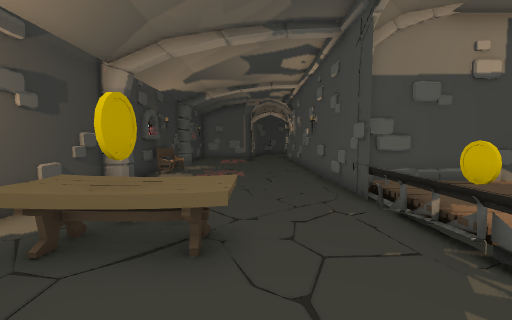
View 1 (above)

15 first-person views from a walk through a 3-D level made in the Unity game engine. The camera is 1.4 m above the floor, tilts 4° down and sees 90° across. The floor is counted in squares, 1 m on a side. Each view is taken from the middle of a square. On the plan, view 1 faces up. The plan holds only what a view shows up to about 13 squares ahead; the rest is blank. The place goes on beyond the plan. The player character is not drawn. Some animated figures are left out.

View 2
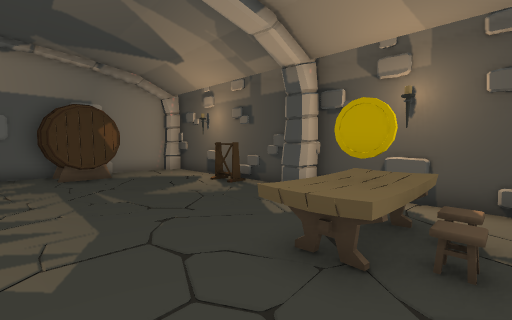

View 3
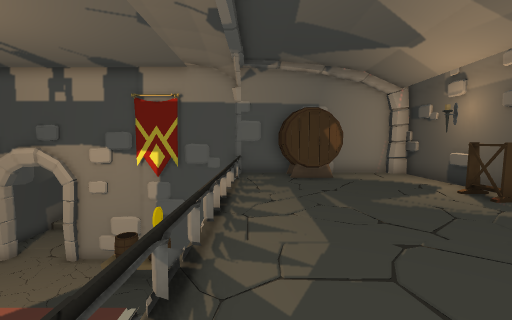

View 4
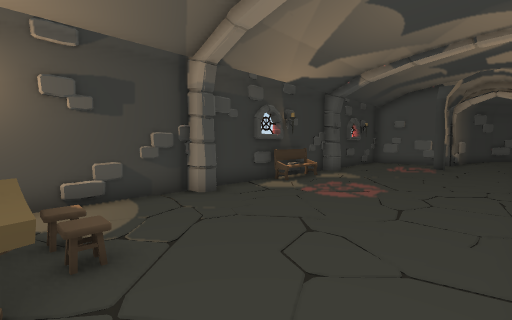

View 5
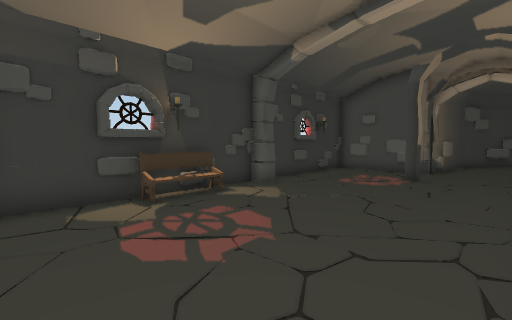

View 6
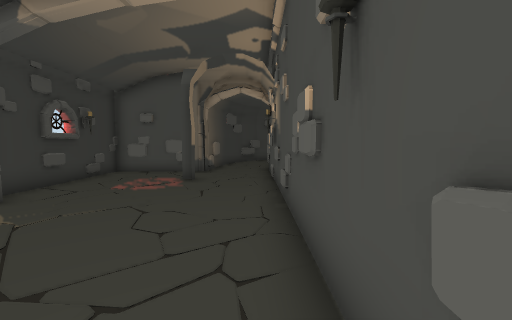

View 7
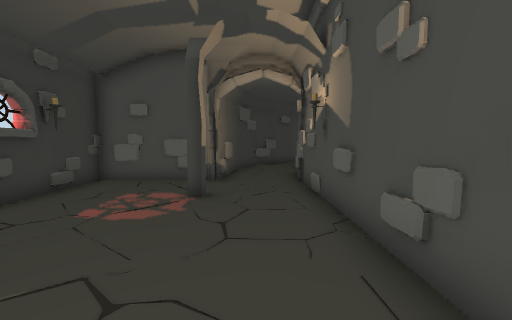

View 8
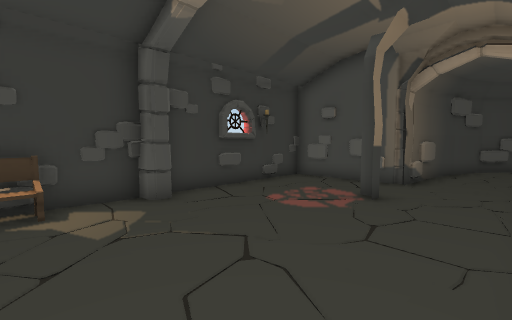

View 9
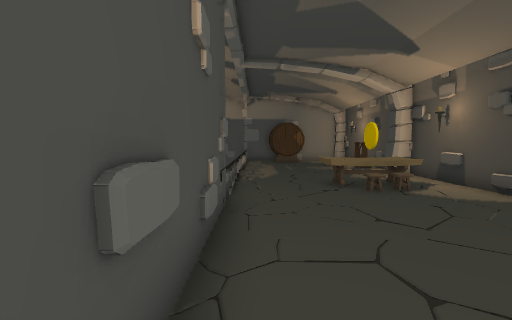

View 10
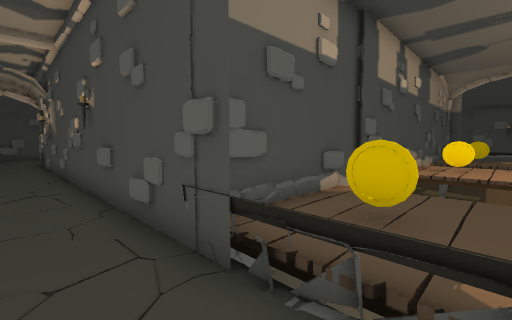

View 11
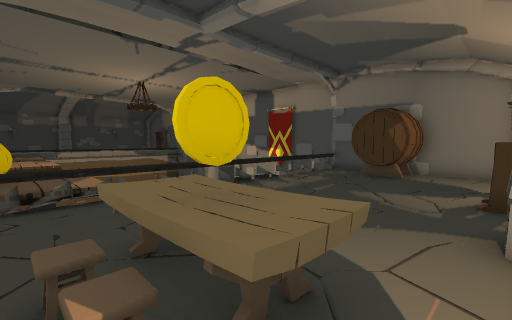

View 12
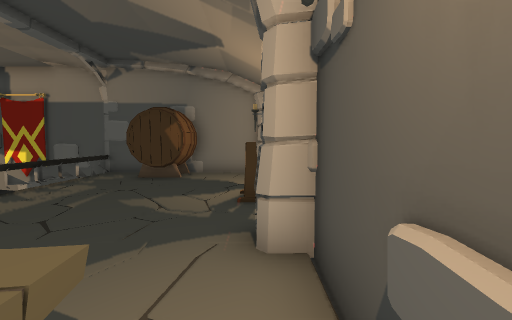

View 13
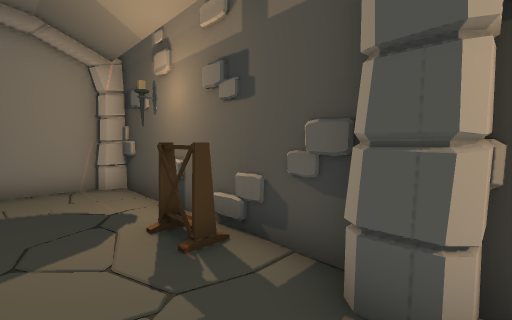

View 14
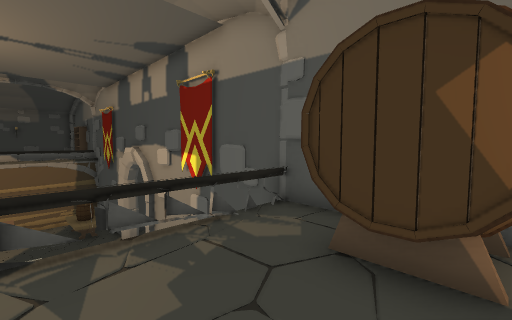

View 15
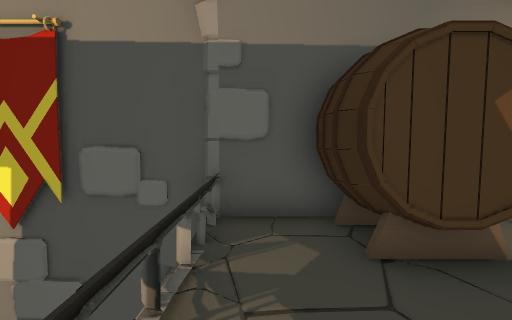

### Floor plan
Points are (right, up) in squares from view 1. A wall is a line through its corners. A room is listed if a view was taken in it or the views show most of it. See-through windows are left out.
Room 1 (views 1, 2, 3, 4, 5, 6, 7, 8, 9, 10, 11, 12, 13, 14, 15)
walls: (-3.9, 7.8) (-4.7, 7.8) (-4.7, 0.9) (-4.1, 0.9) (-4.1, 0.1); (-4.1, 8.4) (-4.1, 7.8); (2.7, 6.3) (2.6, 6.9); (-4.4, 11.6) (-4.4, 11); (-4.8, 15.1) (-4.6, 13.6); (-4.1, 16.1) (-4.1, 15.5) (-4.6, 15.5) (-4.6, 8.7); (-4.2, 16.1) (-4.2, 15.5); (-4.7, 0) (-4.8, -7.3) (-4.2, -7.3); (-4.6, -0.2) (-4.5, -0.8); (-4.6, -0.6) (-4.7, -1.1); (-0.4, 19.8) (-0.9, 19.8); (-4.3, 19.4) (-4.2, 18.4); (-0.3, 19.9) (-0.3, 19.3); (-1.6, 22.2) (-2.3, 22.3); (-3.1, 22.3) (-3.6, 22.2); (-0.2, 22.9) (-0.5, 22.4); (-4.8, -7.4) (-4.1, -7.4); (2.7, -7.7) (2.7, 22.8); (-4.7, -7.8) (3, -7.8); (-0.2, 24.9) (-0.3, 22.3) (-4.5, 22.3) (-4.6, 16.2); (0, 25.6) (-0.2, 24.5)
low walls: (-3.9, 8.5) (-3.9, 7.8)
objects: rack (-4, -3) to (-4, -2); bench (-4, 12) to (-4, 13); table (-3, 3) to (-3, 4); coin (-2, 3) to (-2, 4); barrel (-1, -7) to (1, -6); table (-1, 3) to (0, 4)

Positions as (right, up) in squares from view 1, and headings:
1: (0, 0), facing up
2: (2, 5), facing down-left
3: (2, 4), facing down
4: (2, 4), facing up-left
5: (2, 9), facing up-left
6: (2, 10), facing up
7: (1, 13), facing up
8: (2, 13), facing up-left
9: (2, 12), facing down
10: (1, 4), facing up-right
11: (-4, 5), facing down-right
12: (-4, 4), facing down
13: (-2, 1), facing down-left
14: (-1, -3), facing down-right
15: (2, -3), facing down
